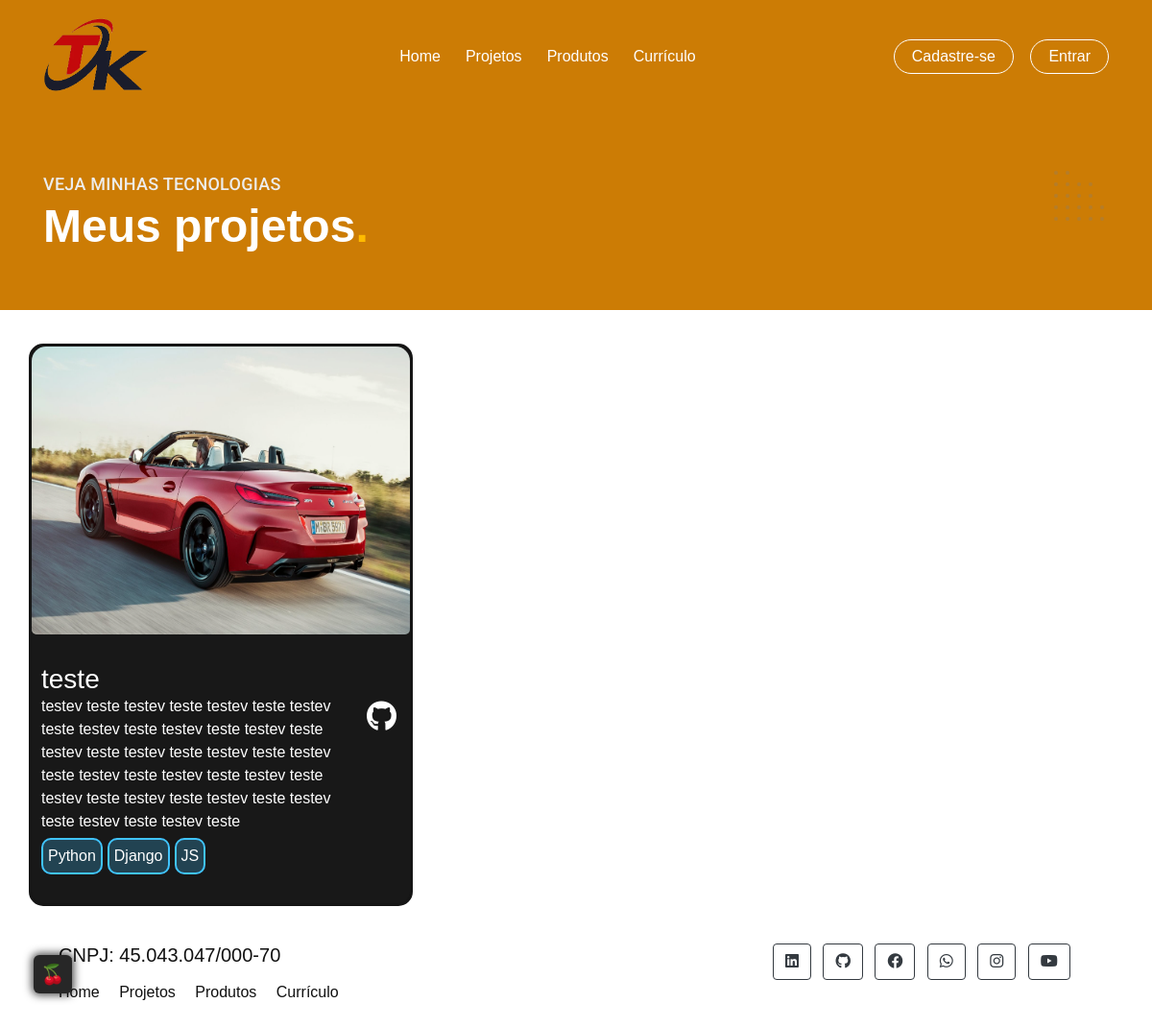
Page /projetos/ on the earlier database version.
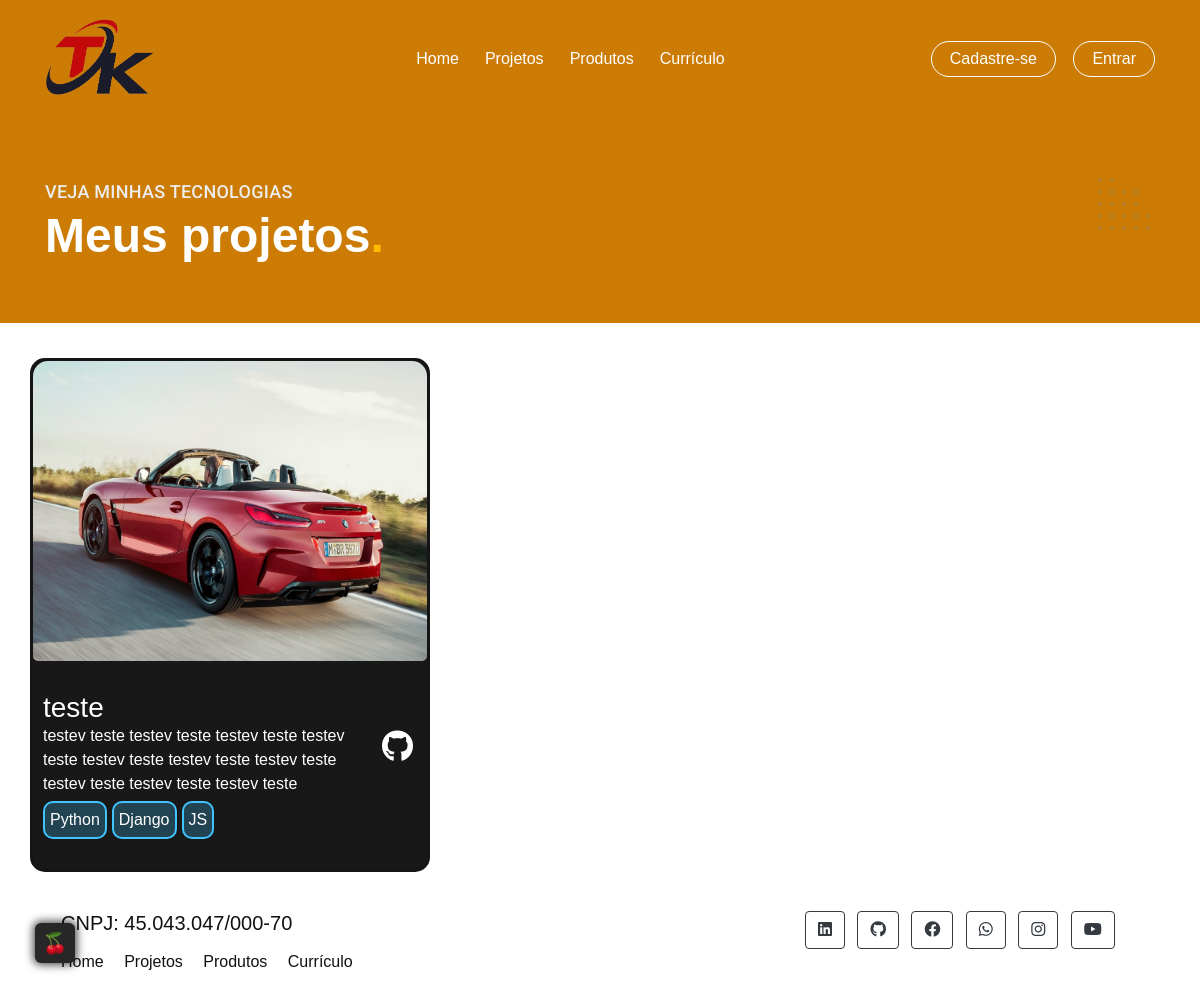
Same page on the later database version.
### apps/site_portifolio/models_2/projetos.py (models this page shows, shortened)
class projeto(models.Model):
    nome = models.CharField(max_length=50, null=True, blank=True)
    descricao = models.TextField(max_length=500, null=True, blank=True)
    img_projeto = models.ImageField(upload_to='projetos', null=True, blank=True)
    tecnologias = models.ManyToManyField(linguagems_progr, null=True, blank=True)
    link_github = models.CharField(max_length=200, null=True, blank=True)

### apps/site_portifolio/views.py (the view)
# urls.py: path('projetos/', views.projetos, name='projetos'),
def projetos(request):
    projetos_all =  projeto.objects.all().order_by('id')
    context = {
    'projetos':projetos_all,
    }
    return render(request, 'projetos.html', context)

### apps/site_portifolio/templates/projetos.html (shortened to what this page needs)
{% extends 'base.html' %}
{% load static %}
{% block head %}
<link rel="stylesheet" type="text/css" href="{% static 'css/projetos.css' %}">
{% endblock %}
{% block conteudo %}
  <main>
    <main>
      <div class="titulo-bg" id="home">
        <div class="titulo container">
          <p class="font-2-l-b cor-2">Veja minhas tecnologias</p>
          <h1 class="font-1-xxl cor-0">Meus projetos<span class="cor-p1">.</span></h1>
        </div>
      </div>
    <section id="projetos">
      <div class="container-fluid">
        {% for projeto in projetos%}
          <div class="projetos">
              <div class="projetos-cards">
                  <div class="projetos-card">
                    <a href="{{projeto.link_github}}" target="_blank">
                      <img style="border-radius: 15px 15px 5px 5px;" src="{{projeto.img_projeto.url}}" alt="">
                    </a>
                      <div class="projeto-card-desc">
                          <div class="projeto-card-desc-esquerda">
                              <h3 class="text-white">{{projeto.nome}}</h3>
                              <p class="text-white"> {{projeto.descricao}}</p>
                              <div class="projeto-card-desc-categorias">
                                  <div class="projeto-card-desc-categoria flutter">Python</div>
                              </div>
                              <div class="projeto-card-desc-categorias">
                                <div class="projeto-card-desc-categoria flutter">Django</div>
                              </div>
                              <div class="projeto-card-desc-categorias">
                                <div class="projeto-card-desc-categoria flutter">JS</div>
                              </div>
                          </div>
                          <div class="projeto-card-desc-direita">
                              <div class="projeto-card-desc-direita-icons">
                                  <a href="{{projeto.link_github}}" target="_blank"><i class="fab fa-github"></i></a>
                              </div>
                          </div>
                      </div>
                  </div>
              </div>
          </div>
          {% endfor %}
      </div>
  </section>
</main>
{% endblock %}

### templates/base.html (shortened to what this page needs)
{% load static %}
<!DOCTYPE html>
<html lang="pt-br">
<head>
    {% block head %}{% endblock %}
    <link rel="stylesheet" href="{% static 'css/bootstrap.min.css' %}">
    <link rel="stylesheet" href="font-awesome/css/font-awesome.min.css">
    <link rel="stylesheet" type="text/css" href="{% static 'css/estilo.css' %}">
    <link rel="stylesheet" type="text/css" href="{% static 'css/botao.css' %}">
    <link rel="stylesheet" type="text/css" href="{% static 'css/banners.css' %}">
    <link rel="stylesheet" type="text/css" href="{% static 'style.css' %}">
    <link rel="stylesheet" href="https://use.fontawesome.com/releases/v5.3.1/css/all.css">
    <link rel="stylesheet" href="https://use.fontawesome.com/releases/v6.1.1/css/all.css"/>
</head>
<body>
    {% include '_cabecalho.html' %} {% block conteudo %}{% endblock %}
    <footer class="mt-4 mb-4">
        <div class="container">
            <div class="row">
                <div class="col-md-8">
                    <p>
                        <h5 class="ml-3" style="margin-bottom: 15px;">CNPJ: 45.043.047/000-70</h5>
                        <a class="ml-3" href="/">Home</a>
                        <a class="ml-3" href="{% url 'projetos' %}">Projetos</a>
                        <a class="ml-3" href="{% url 'produtos' %}">Produtos</a>
                        <a class="ml-3" href="{% url 'sobre' %}">Currículo</a>
                    </p>
                </div>
                <div class="col-md-4 flex justify-content-end">
                    <a href="" class="btn btn-outline-dark">
                        <i class="fab fa-linkedin"></i>
                    </a>
                    <a href="" class="btn btn-outline-dark ml-2">
                        <i class="fab fa-github"></i>
                    </a>
                    <a href="" class="btn btn-outline-dark ml-2">
                        <i class="fab fa-facebook"></i>
                    </a>
                    <a href="" class="btn btn-outline-dark ml-2">
                        <i class="fab fa-whatsapp"></i>
                    </a>
                    <a href="" class="btn btn-outline-dark ml-2">
                        <i class="fab fa-instagram"></i>
                    </a>
                    <a href="" class="btn btn-outline-dark ml-2">
                        <i class="fab fa-youtube"></i>
                    </a>
                </div>
            </div>
        </div>
    </footer>
</body>
</html>

### templates/_cabecalho.html (shortened to what this page needs)
{% load static %}
    <header>
      <nav class="navbar navbar-expand-sm navbar-light" id="home">
        <div class="container">
          <div class="row">
            <a href="{% url 'index' %} " class="col-md-5 align-content-lg-start">
              <img class="img-fluid" src="{% static 'img/logo.png' %}" width="150px" style="margin-left: -20px; min-width: 150px;">
            </a>
          </div>
          <div class="collapse navbar-collapse" id="nav-principal"  aria-label="primaria">
            <ul class="navbar-nav ml-auto header-menu">
              <li class="nav-item">
                <a href="/" class="nav-link">Home</a>
              </li>
              <li class="nav-item ">
                <a href="{% url 'projetos' %}" class="nav-link">Projetos</a>
              </li>
              <li class="nav-item">
                <a href="{% url 'produtos' %}" class="nav-link">Produtos</a>
              </li>
              <li class="nav-item">
                <a href="{% url 'sobre' %}" class="nav-link">Currículo</a>
              </li>
            </ul>
            <ul class="navbar-nav ml-auto ml-2">
              <li class="nav-item">
                <a href="{% url 'cadastro' %}" class="btn btn_cadastrar ">Cadastre-se</a>
              {% if user.is_authenticated %}
                  <a href="{% url 'logout' %}" class="btn btn_sair ml-2">Sair</a>
              {% else %}
                  <a href="{% url 'login' %}" class="btn btn_login ml-2">Entrar</a>
                </li>
              {% endif %}
            </ul>
          </div>
        </div>
      </nav>
    </header>

### templates/static/css/projetos.css (style rules this page uses)
:root { --bg-primary: #151515; --bg-second: rgba(24, 24, 24,70); --primary: linear-gradient(#44D374, #32F484); --second: #fff; --terciary: #32F484; --html-color: #FF6D00; --css-color: #039BE5; --js-color: #FFD600; --flutter-color: #40C4FF; }
#projetos { display: flex; justify-content: center; }
.projetos { margin: 15px; max-width: 400px; }
.projetos-cards { display: flex; flex-direction: column; }
.projetos-card { border-radius: 15px; flex: 1; background-color: var(--bg-second); margin-top: 20px; justify-content: center; overflow: hidden; border: #151515 solid 3px; }
.projetos-card img { width: 100%; height: 300px; justify-content: center; border-radius: 15px; -moz-transition: all 0.3s; -webkit-transition: all 0.3s; transition: all 0.3s; border-bottom-right-radius: 1px; }
.projeto-card-desc { display: flex; width: 100%; flex: 1; padding: 30px; }
.projeto-card-desc-direita-icons { font-size: 2.0rem; text-align: end; padding-top: 2rem; }
.projeto-card-desc-direita-icons a { margin-right: -1rem; cursor: pointer; color: var(--second); }
.projeto-card-desc-esquerda { flex: 1; width: 100%; margin-left: -20px; }
.projeto-card-desc-categorias { margin-right: 5px; display:inline-block; flex-wrap: wrap; float:left; }
.projeto-card-desc-categoria { padding: 5px 5px; border: 2px solid var(--second); border-radius: 10px; text-align: center; margin-top: 5px; font-size: 1rem; color: #ffffff; }
.projeto-card-desc-categoria.flutter { border: 2px solid var(--flutter-color); background-color: rgba(64, 196, 255, 0.25); }

### templates/static/css/estilo.css (style rules this page uses)
body { background: url("https://www.e-presenca.com.br/site/imagens/login/bg_2.png"); }
#home { background: #cc7c05; color: white; }
#home a { color: #ffffff; }
.btn_login { background: transparent; color: #ffffff; padding: 5px 18px; border:#ffffff 1px solid; border-radius: 18px; text-align: center; }
.btn_cadastrar { margin: 5px; background: transparent; color: #ffffff; padding: 5px 18px; border:#ffffff 1px solid; border-radius: 18px; text-align: center; }

### templates/static/global/global.css (style rules this page uses)
body { margin: 0px; font-family: Arial, Helvetica, sans-serif; color: #111111; }
h1, h2, h3, h4, ul, p, blockquote, dd { margin: 0px; }
ul { padding: 0px; list-style: none; }
a { text-decoration: none; color: inherit; }
img { max-width: 100%; height: auto; display: block; }

### templates/static/utilidades/tipografia.css (style rules this page uses)
.font-2-l, .font-2-l-b { font: 400 1.5rem/1.5 "Roboto", sans-serif; }
.font-2-l-b { font-weight: 500; letter-spacing: 0.015em; text-transform: uppercase; }
.font-1-xxl { font: 600 4rem/1.125 "Poppins", sans-serif; }
@media (max-width: 1200px) { .font-1-xxl { font-size: 3rem; } }
@media (max-width: 1200px) { .font-2-l, .font-2-l-b { font-size: 1.125rem; } }

### templates/static/utilidades/cores.css (style rules this page uses)
:root { --cor-0: #ffffff; --cor-1: #f7f7f7; --cor-2: #ededed; --cor-3: #dedede; --cor-4: #cccccc; --cor-5: #b2b2b2; --cor-6: #9c9c9c; --cor-7: #717171; --cor-8: #595959; --cor-9: #404040; --cor-10: #2e2e2e; --cor-11: #111111; --cor-12: #000000; --cor-p1: #ffbb00; --cor-p2: #e4a30b; --cor-p3: #a66f00; --cor-p4: #664400; --cor-p5: #332200; }
.cor-0 { color: var(--cor-0); }
.cor-2 { color: var(--cor-2); }
.cor-p1 { color: var(--cor-p1); }

### templates/static/global/header.css (style rules this page uses)
.header-menu { display: flex; flex-wrap: wrap; gap: 10px; }
.header-menu a { display: inline-block; position: relative; }
.header-menu a:after { content: ""; display: block; height: 2px; width: 0px; background: var(--cor-0); margin-top: 4px; transition: 0.3s; position: absolute; }

### templates/static/utilidades/componentes.css (style rules this page uses)
.titulo-bg { padding-top: 60px; padding-bottom: 60px; background-color: #cc7c05; }
.titulo { background: url("../../../media/images/dec/top-right.svg") no-repeat top right 20px; }
.titulo p { margin-bottom: 4px; }

### templates/_cabecalho.html (style rules this page uses)
@media only screen and (width: 570px), (min-width: 600px ) { #nav-principal { float: right !important; justify-content: center; margin-left: 70px; } }

Differences in the rows shown:
changed projeto "teste": descricao "…testev teste testev teste testev teste testev teste testev teste testev teste testev teste testev teste testev teste testev teste testev teste testev teste" → "testev teste testev teste testev teste testev teste testev teste testev teste testev teste testev teste testev teste testev teste"
